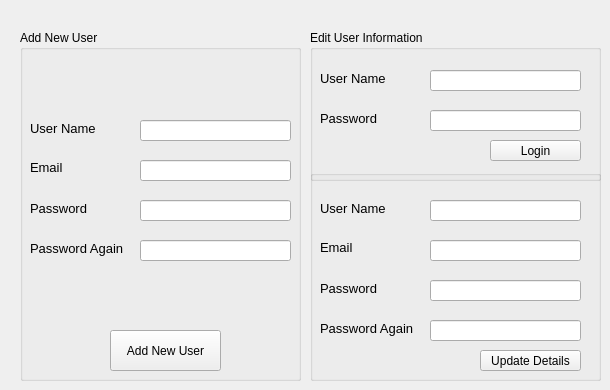
    <widget class="QWidget" name="tab_3">
     <attribute name="title">
      <string>Page</string>
     </attribute>
     <widget class="QGroupBox" name="groupBox">
      <property name="geometry">
       <rect>
        <x>20</x>
        <y>30</y>
        <width>281</width>
        <height>351</height>
       </rect>
      </property>
      <property name="title">
       <string>Add New User</string>
      </property>
      <widget class="QLabel" name="label_15">
       <property name="geometry">
        <rect>
         <x>10</x>
         <y>90</y>
         <width>71</width>
         <height>16</height>
        </rect>
       </property>
       <property name="font">
        <font>
         <pointsize>10</pointsize>
        </font>
       </property>
       <property name="text">
        <string>User Name</string>
       </property>
      </widget>
      <widget class="QLabel" name="label_16">
       <property name="geometry">
        <rect>
         <x>10</x>
         <y>130</y>
         <width>59</width>
         <height>15</height>
        </rect>
       </property>
       <property name="font">
        <font>
         <pointsize>10</pointsize>
        </font>
       </property>
       <property name="text">
        <string>Email</string>
       </property>
      </widget>
      <widget class="QLabel" name="label_17">
       <property name="geometry">
        <rect>
         <x>10</x>
         <y>170</y>
         <width>81</width>
         <height>16</height>
        </rect>
       </property>
       <property name="font">
        <font>
         <pointsize>10</pointsize>
        </font>
       </property>
       <property name="text">
        <string>Password</string>
       </property>
      </widget>
      <widget class="QLabel" name="label_18">
       <property name="geometry">
        <rect>
         <x>10</x>
         <y>210</y>
         <width>111</width>
         <height>16</height>
        </rect>
       </property>
       <property name="font">
        <font>
         <pointsize>10</pointsize>
        </font>
       </property>
       <property name="text">
        <string>Password Again</string>
       </property>
      </widget>
      <widget class="QLineEdit" name="lineEdit_8">
       <property name="geometry">
        <rect>
         <x>120</x>
         <y>130</y>
         <width>151</width>
         <height>21</height>
        </rect>
       </property>
      </widget>
      <widget class="QLineEdit" name="lineEdit_9">
       <property name="geometry">
        <rect>
         <x>120</x>
         <y>210</y>
         <width>151</width>
         <height>21</height>
        </rect>
       </property>
       <property name="echoMode">
        <enum>QLineEdit::Password</enum>
       </property>
      </widget>
      <widget class="QLineEdit" name="lineEdit_10">
       <property name="geometry">
        <rect>
         <x>120</x>
         <y>170</y>
         <width>151</width>
         <height>21</height>
        </rect>
       </property>
       <property name="text">
        <string/>
       </property>
       <property name="echoMode">
        <enum>QLineEdit::Password</enum>
       </property>
      </widget>
      <widget class="QLineEdit" name="lineEdit_11">
       <property name="geometry">
        <rect>
         <x>120</x>
         <y>90</y>
         <width>151</width>
         <height>21</height>
        </rect>
       </property>
      </widget>
      <widget class="QPushButton" name="pushButton_11">
       <property name="geometry">
        <rect>
         <x>90</x>
         <y>300</y>
         <width>111</width>
         <height>41</height>
        </rect>
       </property>
       <property name="text">
        <string>Add New User</string>
       </property>
      </widget>
      <widget class="QLabel" name="label_32">
       <property name="geometry">
        <rect>
         <x>18</x>
         <y>250</y>
         <width>251</width>
         <height>41</height>
        </rect>
       </property>
       <property name="text">
        <string/>
       </property>
      </widget>
     </widget>
     <widget class="QGroupBox" name="groupBox_2">
      <property name="geometry">
       <rect>
        <x>310</x>
        <y>30</y>
        <width>291</width>
        <height>151</height>
       </rect>
      </property>
      <property name="title">
       <string>Edit User Information</string>
      </property>
      <widget class="QLineEdit" name="lineEdit_13">
       <property name="geometry">
        <rect>
         <x>120</x>
         <y>80</y>
         <width>151</width>
         <height>21</height>
        </rect>
       </property>
      </widget>
      <widget class="QLabel" name="label_20">
       <property name="geometry">
        <rect>
         <x>10</x>
         <y>80</y>
         <width>81</width>
         <height>16</height>
        </rect>
       </property>
       <property name="font">
        <font>
         <pointsize>10</pointsize>
        </font>
       </property>
       <property name="text">
        <string>Password</string>
       </property>
      </widget>
      <widget class="QLineEdit" name="lineEdit_12">
       <property name="geometry">
        <rect>
         <x>120</x>
         <y>40</y>
         <width>151</width>
         <height>21</height>
        </rect>
       </property>
      </widget>
      <widget class="QLabel" name="label_19">
       <property name="geometry">
        <rect>
         <x>10</x>
         <y>40</y>
         <width>71</width>
         <height>16</height>
        </rect>
       </property>
       <property name="font">
        <font>
         <pointsize>10</pointsize>
        </font>
       </property>
       <property name="text">
        <string>User Name</string>
       </property>
      </widget>
      <widget class="QPushButton" name="pushButton_12">
       <property name="geometry">
        <rect>
         <x>180</x>
         <y>110</y>
         <width>91</width>
         <height>21</height>
        </rect>
       </property>
       <property name="text">
        <string>Login</string>
       </property>
      </widget>
     </widget>
     <widget class="QGroupBox" name="groupBox_4">
      <property name="enabled">
       <bool>true</bool>
      </property>
      <property name="geometry">
       <rect>
        <x>310</x>
        <y>170</y>
        <width>291</width>
        <height>211</height>
       </rect>
      </property>
      <property name="title">
       <string/>
      </property>
      <widget class="QLabel" name="label_27">
       <property name="enabled">
        <bool>true</bool>
       </property>
       <property name="geometry">
        <rect>
         <x>10</x>
         <y>150</y>
         <width>111</width>
         <height>16</height>
        </rect>
       </property>
       <property name="font">
        <font>
         <pointsize>10</pointsize>
        </font>
       </property>
       <property name="text">
        <string>Password Again</string>
       </property>
      </widget>
      <widget class="QLineEdit" name="lineEdit_18">
       <property name="enabled">
        <bool>true</bool>
       </property>
       <property name="geometry">
        <rect>
         <x>120</x>
         <y>150</y>
         <width>151</width>
         <height>21</height>
        </rect>
       </property>
       <property name="echoMode">
        <enum>QLineEdit::Password</enum>
       </property>
      </widget>
      <widget class="QPushButton" name="pushButton_14">
       <property name="enabled">
        <bool>true</bool>
       </property>
       <property name="geometry">
        <rect>
         <x>170</x>
         <y>180</y>
         <width>101</width>
         <height>21</height>
        </rect>
       </property>
       <property name="text">
        <string>Update Details</string>
       </property>
      </widget>
      <widget class="QLineEdit" name="lineEdit_19">
       <property name="enabled">
        <bool>true</bool>
       </property>
       <property name="geometry">
        <rect>
         <x>120</x>
         <y>70</y>
         <width>151</width>
         <height>21</height>
        </rect>
       </property>
      </widget>
      <widget class="QLabel" name="label_25">
       <property name="enabled">
        <bool>true</bool>
       </property>
       <property name="geometry">
        <rect>
         <x>10</x>
         <y>70</y>
         <width>59</width>
         <height>15</height>
        </rect>
       </property>
       <property name="font">
        <font>
         <pointsize>10</pointsize>
        </font>
       </property>
       <property name="text">
        <string>Email</string>
       </property>
      </widget>
      <widget class="QLabel" name="label_28">
       <property name="enabled">
        <bool>true</bool>
       </property>
       <property name="geometry">
        <rect>
         <x>10</x>
         <y>110</y>
         <width>81</width>
         <height>16</height>
        </rect>
       </property>
       <property name="font">
        <font>
         <pointsize>10</pointsize>
        </font>
       </property>
       <property name="text">
        <string>Password</string>
       </property>
      </widget>
      <widget class="QLineEdit" name="lineEdit_21">
       <property name="enabled">
        <bool>true</bool>
       </property>
       <property name="geometry">
        <rect>
         <x>120</x>
         <y>110</y>
         <width>151</width>
         <height>21</height>
        </rect>
       </property>
       <property name="echoMode">
        <enum>QLineEdit::Password</enum>
       </property>
      </widget>
      <widget class="QLabel" name="label_26">
       <property name="enabled">
        <bool>true</bool>
       </property>
       <property name="geometry">
        <rect>
         <x>10</x>
         <y>30</y>
         <width>71</width>
         <height>16</height>
        </rect>
       </property>
       <property name="font">
        <font>
         <pointsize>10</pointsize>
        </font>
       </property>
       <property name="text">
        <string>User Name</string>
       </property>
      </widget>
      <widget class="QLineEdit" name="lineEdit_20">
       <property name="enabled">
        <bool>true</bool>
       </property>
       <property name="geometry">
        <rect>
         <x>120</x>
         <y>30</y>
         <width>151</width>
         <height>21</height>
        </rect>
       </property>
      </widget>
     </widget>
    </widget>
